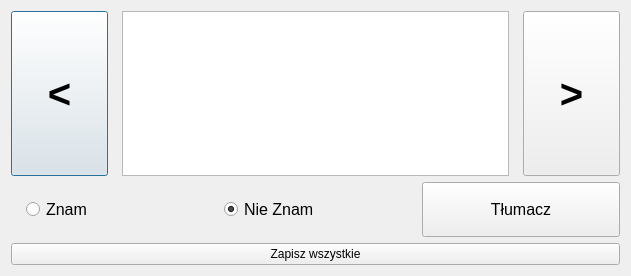
<?xml version="1.0" encoding="UTF-8"?>
<ui version="4.0">
 <class>mostFrequentList</class>
 <widget class="QDialog" name="mostFrequentList">
  <property name="geometry">
   <rect>
    <x>0</x>
    <y>0</y>
    <width>631</width>
    <height>276</height>
   </rect>
  </property>
  <property name="windowTitle">
   <string>Dialog</string>
  </property>
  <layout class="QGridLayout" name="gridLayout">
   <item row="0" column="0">
    <layout class="QVBoxLayout" name="verticalLayout_4">
     <item>
      <layout class="QVBoxLayout" name="verticalLayout_5" stretch="3,1">
       <item>
        <layout class="QVBoxLayout" name="verticalLayout_6">
         <item>
          <layout class="QHBoxLayout" name="horizontalLayout_3" stretch="1,4,1">
           <property name="spacing">
            <number>14</number>
           </property>
           <property name="sizeConstraint">
            <enum>QLayout::SetNoConstraint</enum>
           </property>
           <item>
            <widget class="QPushButton" name="go_left_button_2">
             <property name="sizePolicy">
              <sizepolicy hsizetype="Minimum" vsizetype="Preferred">
               <horstretch>0</horstretch>
               <verstretch>0</verstretch>
              </sizepolicy>
             </property>
             <property name="font">
              <font>
               <pointsize>30</pointsize>
               <weight>75</weight>
               <bold>true</bold>
              </font>
             </property>
             <property name="text">
              <string>&lt;</string>
             </property>
             <property name="shortcut">
              <string>Left</string>
             </property>
            </widget>
           </item>
           <item>
            <widget class="QTextBrowser" name="word_label_2">
             <property name="font">
              <font>
               <pointsize>24</pointsize>
              </font>
             </property>
            </widget>
           </item>
           <item>
            <widget class="QPushButton" name="go_right_button_2">
             <property name="enabled">
              <bool>true</bool>
             </property>
             <property name="sizePolicy">
              <sizepolicy hsizetype="Minimum" vsizetype="Preferred">
               <horstretch>0</horstretch>
               <verstretch>0</verstretch>
              </sizepolicy>
             </property>
             <property name="font">
              <font>
               <pointsize>30</pointsize>
               <weight>75</weight>
               <bold>true</bold>
              </font>
             </property>
             <property name="text">
              <string>&gt;</string>
             </property>
             <property name="shortcut">
              <string>Right</string>
             </property>
             <property name="flat">
              <bool>false</bool>
             </property>
            </widget>
           </item>
          </layout>
         </item>
        </layout>
       </item>
       <item>
        <layout class="QHBoxLayout" name="horizontal_layout_2">
         <property name="spacing">
          <number>0</number>
         </property>
         <property name="sizeConstraint">
          <enum>QLayout::SetDefaultConstraint</enum>
         </property>
         <property name="leftMargin">
          <number>15</number>
         </property>
         <property name="rightMargin">
          <number>0</number>
         </property>
         <item>
          <widget class="QRadioButton" name="known_button_2">
           <property name="sizePolicy">
            <sizepolicy hsizetype="Preferred" vsizetype="Preferred">
             <horstretch>0</horstretch>
             <verstretch>0</verstretch>
            </sizepolicy>
           </property>
           <property name="font">
            <font>
             <family>MS Shell Dlg 2</family>
             <pointsize>12</pointsize>
             <stylestrategy>PreferAntialias</stylestrategy>
            </font>
           </property>
           <property name="text">
            <string>Znam</string>
           </property>
           <property name="shortcut">
            <string>Z</string>
           </property>
          </widget>
         </item>
         <item>
          <widget class="QRadioButton" name="not_known_button_2">
           <property name="sizePolicy">
            <sizepolicy hsizetype="Preferred" vsizetype="Preferred">
             <horstretch>0</horstretch>
             <verstretch>0</verstretch>
            </sizepolicy>
           </property>
           <property name="font">
            <font>
             <family>MS Shell Dlg 2</family>
             <pointsize>12</pointsize>
             <stylestrategy>PreferAntialias</stylestrategy>
            </font>
           </property>
           <property name="text">
            <string>Nie Znam</string>
           </property>
           <property name="shortcut">
            <string>X</string>
           </property>
           <property name="checked">
            <bool>true</bool>
           </property>
          </widget>
         </item>
         <item>
          <widget class="QPushButton" name="pushButton_2">
           <property name="sizePolicy">
            <sizepolicy hsizetype="Preferred" vsizetype="Preferred">
             <horstretch>0</horstretch>
             <verstretch>0</verstretch>
            </sizepolicy>
           </property>
           <property name="font">
            <font>
             <pointsize>12</pointsize>
             <stylestrategy>PreferAntialias</stylestrategy>
            </font>
           </property>
           <property name="text">
            <string>Tłumacz</string>
           </property>
           <property name="shortcut">
            <string>Space</string>
           </property>
          </widget>
         </item>
        </layout>
       </item>
      </layout>
     </item>
     <item>
      <widget class="QPushButton" name="save_button_2">
       <property name="toolTip">
        <string>Zapisz wszystkie zmiany i przejdź do następniego kroku.</string>
       </property>
       <property name="text">
        <string>Zapisz wszystkie</string>
       </property>
      </widget>
     </item>
    </layout>
   </item>
  </layout>
 </widget>
 <resources/>
 <connections>
  <connection>
   <sender>go_left_button_2</sender>
   <signal>clicked()</signal>
   <receiver>mostFrequentList</receiver>
   <slot>previousWord()</slot>
   <hints>
    <hint type="sourcelabel">
     <x>93</x>
     <y>99</y>
    </hint>
    <hint type="destinationlabel">
     <x>168</x>
     <y>9</y>
    </hint>
   </hints>
  </connection>
  <connection>
   <sender>go_right_button_2</sender>
   <signal>clicked()</signal>
   <receiver>mostFrequentList</receiver>
   <slot>nextWord()</slot>
   <hints>
    <hint type="sourcelabel">
     <x>596</x>
     <y>98</y>
    </hint>
    <hint type="destinationlabel">
     <x>407</x>
     <y>6</y>
    </hint>
   </hints>
  </connection>
  <connection>
   <sender>not_known_button_2</sender>
   <signal>clicked()</signal>
   <receiver>mostFrequentList</receiver>
   <slot>updateScore()</slot>
   <hints>
    <hint type="sourcelabel">
     <x>285</x>
     <y>207</y>
    </hint>
    <hint type="destinationlabel">
     <x>295</x>
     <y>3</y>
    </hint>
   </hints>
  </connection>
  <connection>
   <sender>pushButton_2</sender>
   <signal>clicked()</signal>
   <receiver>mostFrequentList</receiver>
   <slot>translateWord()</slot>
   <hints>
    <hint type="sourcelabel">
     <x>465</x>
     <y>225</y>
    </hint>
    <hint type="destinationlabel">
     <x>464</x>
     <y>10</y>
    </hint>
   </hints>
  </connection>
  <connection>
   <sender>known_button_2</sender>
   <signal>clicked()</signal>
   <receiver>mostFrequentList</receiver>
   <slot>updateScore()</slot>
   <hints>
    <hint type="sourcelabel">
     <x>75</x>
     <y>206</y>
    </hint>
    <hint type="destinationlabel">
     <x>266</x>
     <y>2</y>
    </hint>
   </hints>
  </connection>
  <connection>
   <sender>save_button_2</sender>
   <signal>clicked()</signal>
   <receiver>mostFrequentList</receiver>
   <slot>saveAndExit()</slot>
   <hints>
    <hint type="sourcelabel">
     <x>173</x>
     <y>258</y>
    </hint>
    <hint type="destinationlabel">
     <x>495</x>
     <y>18</y>
    </hint>
   </hints>
  </connection>
 </connections>
 <slots>
  <slot>previousWord()</slot>
  <slot>nextWord()</slot>
  <slot>updateScore()</slot>
  <slot>translateWord()</slot>
  <slot>saveAndExit()</slot>
 </slots>
</ui>
